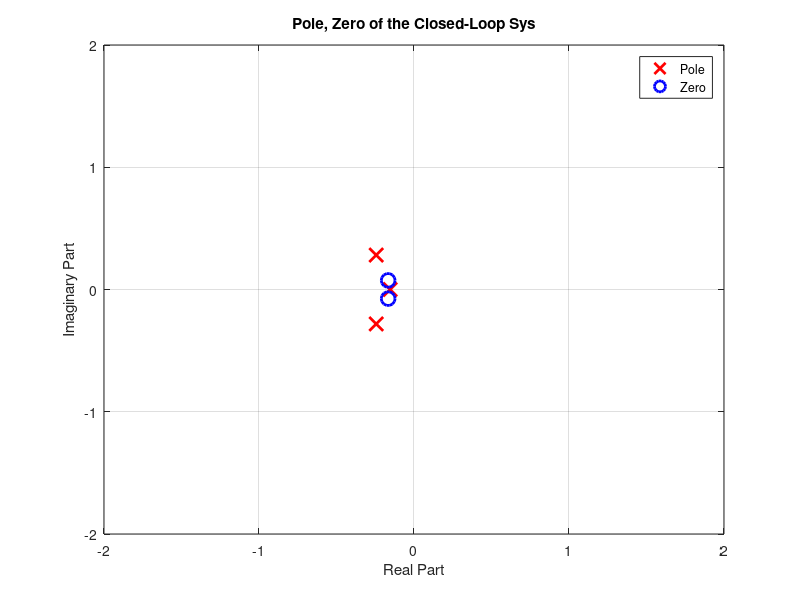
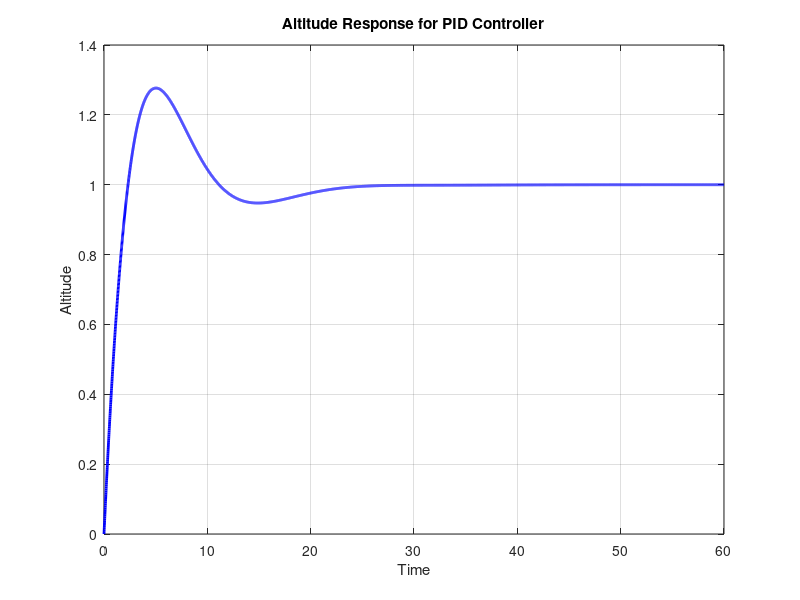

MATLAB code for these plots, in order:
clc; clear all; close all;

m = 0.468; 

K_p = 0.1; 
K_i = 0.01; 
K_d = 0.3;

% transfer function of drone z-direction dynamics
s = tf('s');
G = 1 / (m * s^2);

% Controller T.F.
C = K_p + K_i / s + K_d * s;

% Feedback loop T.F.
T = feedback(C * G, 1);
T
poles = pole(T);
zeros = zero(T);

figure;
plot(real(poles), imag(poles), 'rx', 'MarkerSize', 10, 'LineWidth', 2);
hold on;
plot(real(zeros), imag(zeros), 'bo', 'MarkerSize', 10, 'LineWidth', 2);
grid on;
xlabel('Real Part');
ylabel('Imaginary Part');
title('Pole, Zero of the Closed-Loop Sys');
legend('Pole', 'Zero');
xlim([-2 2]);
ylim([-2 2]);

% Time Rsponse
t = 0:0.01:60; 
[y, t] = step(T, t); 

figure;
plot(t, y, 'b', 'LineWidth', 2);
grid on;
xlabel('Time');
ylabel('Altitude');
title('Altitude Response for PID Controller');
